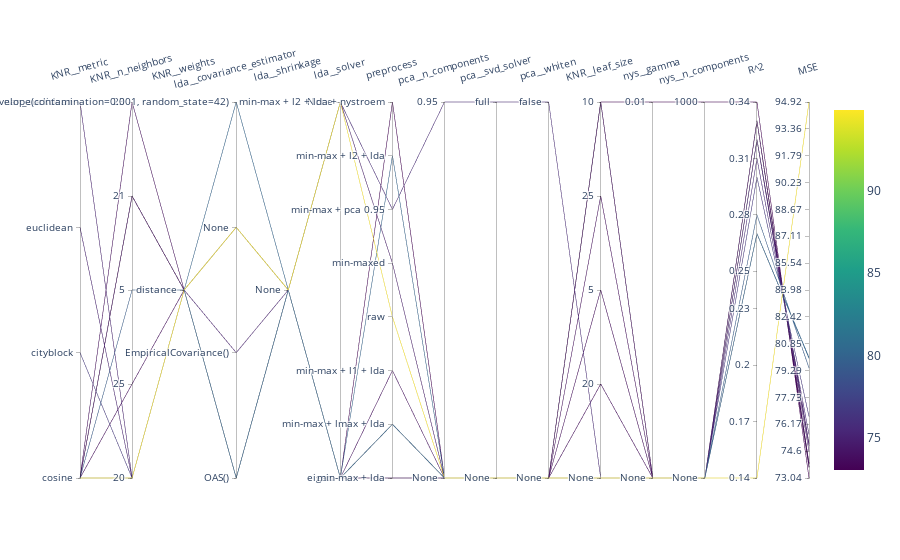

The code cell stored with this chart in its notebook:
### Code cell
show_parallel_plot(1, KNN_name)

### Figure 1 — Plotly figure (JSON) as saved in the notebook; plotly's stock layout.template omitted (floating-point values rounded to 4 significant figures)
{"data": [{"dimensions": [{"label": "KNR__metric", "ticktext": ["cosine", "cityblock", "euclidean", "nan_euclidean"], "tickvals": [0, 1, 2, 3], "values": [0, 0, 1, 2, 3, 0, 0, 0, 0, 0, 0, 0, 0, 0, 0, 0, 0, 0, 0, 0, 0, 0, 0]}, {"label": "KNR__n_neighbors", "ticktext": [20, 25, 5, 21, 23], "tickvals": [0, 1, 2, 3, 4], "values": [0, 0, 0, 0, 0, 0, 1, 2, 0, 0, 0, 0, 0, 0, 0, 3, 4, 3, 3, 3, 3, 3, 3]}, {"label": "KNR__weights", "ticktext": ["distance"], "tickvals": [0], "values": [0, 0, 0, 0, 0, 0, 0, 0, 0, 0, 0, 0, 0, 0, 0, 0, 0, 0, 0, 0, 0, 0, 0]}, {"label": "lda__covariance_estimator", "ticktext": ["OAS()", "EmpiricalCovariance()", "None", "EllipticEnvelope(contamination=0.001, random_state=42)"], "tickvals": [0, 1, 2, 3], "values": [0, 1, 0, 0, 0, 0, 0, 0, 0, 2, 2, 2, 2, 3, 0, 0, 0, 0, 0, 0, 0, 0, 0]}, {"label": "lda__shrinkage", "ticktext": ["None"], "tickvals": [0], "values": [0, 0, 0, 0, 0, 0, 0, 0, 0, 0, 0, 0, 0, 0, 0, 0, 0, 0, 0, 0, 0, 0, 0]}, {"label": "lda__solver", "ticktext": ["eigen", "None"], "tickvals": [0, 1], "values": [0, 0, 0, 0, 0, 0, 0, 0, 0, 1, 1, 1, 0, 0, 0, 0, 0, 0, 0, 0, 0, 0, 0]}, {"label": "preprocess", "ticktext": ["min-max + lda", "min-max + lmax + lda", "min-max + l1 + lda", "raw", "min-maxed", "min-max + pca 0.95", "min-max + l2 + lda", "min-max + l2 + lda + nystroem"], "tickvals": [0, 1, 2, 3, 4, 5, 6, 7], "values": [0, 1, 1, 1, 1, 2, 1, 1, 1, 3, 4, 5, 1, 1, 6, 1, 1, 1, 1, 1, 1, 0, 7]}, {"label": "pca__n_components", "ticktext": ["None", 0.95], "tickvals": [0, 1], "values": [0, 0, 0, 0, 0, 0, 0, 0, 0, 0, 0, 1, 0, 0, 0, 0, 0, 0, 0, 0, 0, 0, 0]}, {"label": "pca__svd_solver", "ticktext": ["None", "full"], "tickvals": [0, 1], "values": [0, 0, 0, 0, 0, 0, 0, 0, 0, 0, 0, 1, 0, 0, 0, 0, 0, 0, 0, 0, 0, 0, 0]}, {"label": "pca__whiten", "ticktext": ["None", false], "tickvals": [0, 1], "values": [0, 0, 0, 0, 0, 0, 0, 0, 0, 0, 0, 1, 0, 0, 0, 0, 0, 0, 0, 0, 0, 0, 0]}, {"label": "KNR__leaf_size", "ticktext": ["None", 20, 5, 25, 10], "tickvals": [0, 1, 2, 3, 4], "values": [0, 0, 0, 0, 0, 0, 0, 0, 0, 0, 0, 0, 0, 0, 0, 0, 0, 1, 2, 3, 4, 4, 4]}, {"label": "nys__gamma", "ticktext": ["None", 0.01], "tickvals": [0, 1], "values": [0, 0, 0, 0, 0, 0, 0, 0, 0, 0, 0, 0, 0, 0, 0, 0, 0, 0, 0, 0, 0, 0, 1]}, {"label": "nys__n_components", "ticktext": ["None", 1000], "tickvals": [0, 1], "values": [0, 0, 0, 0, 0, 0, 0, 0, 0, 0, 0, 0, 0, 0, 0, 0, 0, 0, 0, 0, 0, 0, 1]}, {"label": "R^2", "tickvals": [0.14, 0.17, 0.2, 0.23, 0.25, 0.28, 0.31, 0.34], "values": [0.33, 0.32, 0.3, 0.32, 0.32, 0.33, 0.33, 0.28, 0.33, 0.14, 0.32, 0.31, 0.32, 0.27, 0.27, 0.33, 0.33, 0.33, 0.33, 0.33, 0.33, 0.33, 0.34]}, {"label": "MSE", "tickvals": [73.04, 74.6, 76.17, 77.73, 79.29, 80.85, 82.42, 83.98, 85.54, 87.11, 88.67, 90.23, 91.79, 93.36, 94.92], "values": [73.9, 74.93, 76.62, 75.04, 75.04, 73.87, 73.68, 79.44, 73.69, 94.92, 74.58, 75.58, 74.93, 80.06, 80, 73.66, 73.68, 73.66, 73.66, 73.66, 73.66, 73.9, 73.04]}], "labelangle": -15, "line": {"color": [73.9, 74.93, 76.62, 75.04, 75.04, 73.87, 73.68, 79.44, 73.69, 94.92, 74.58, 75.58, 74.93, 80.06, 80, 73.66, 73.68, 73.66, 73.66, 73.66, 73.66, 73.9, 73.04], "colorscale": [[0, "#440154"], [0.1111, "#482878"], [0.2222, "#3e4989"], [0.3333, "#31688e"], [0.4444, "#26828e"], [0.5556, "#1f9e89"], [0.6667, "#35b779"], [0.7778, "#6ece58"], [0.8889, "#b5de2b"], [1, "#fde725"]], "showscale": true}, "type": "parcoords"}], "layout": {}}
